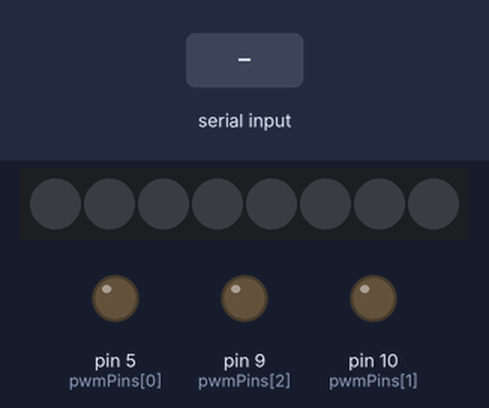
This sketch was run on a simulated Arduino Mega 2560, built with avr-gcc and run on an emulated ATmega2560. Shown: 8 RGB LEDs in strip order, left to right, output pins drawn as LEDs (lit = HIGH). The test bench sets the inputs (shaded band).

Above: at 1.2 s.
1.3 s: "90,45,200\n" received over Serial
At 2.59 s:
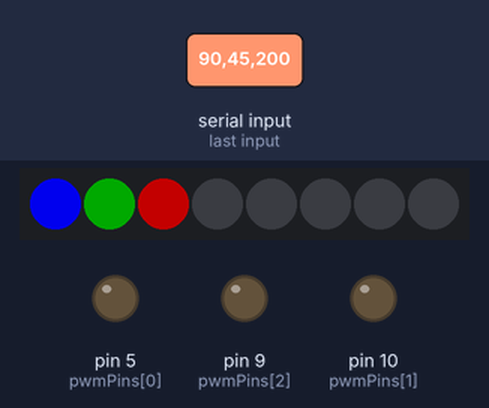
Timing chart, 0 to 9.9 s (numbered marks = the images above; inputs shaded):
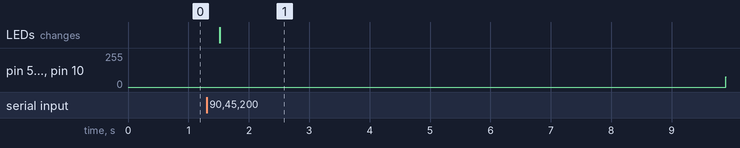

The sketch:

Arduino_PWM.ino
```cpp
#include <FastLED.h>

#define NUM_LEDS 8
#define LED_PIN 6
#define LED_TYPE WS2812
#define COLOR_ORDER GRB
#define BRIGHTNESS 255
CRGB led[NUM_LEDS];

static int order[4] = {0, 0, 0 };
int pwmPins[] = { 5, 10, 9 };
char inChar;
char inData[40];
char argFt[5];
char argSc[5];
char argTr[5];
int flag = 0;
byte incommingOrderFlag = 0;

void setup() {
  FastLED.addLeds<LED_TYPE, LED_PIN, COLOR_ORDER>(led, NUM_LEDS).setCorrection(TypicalLEDStrip);
  FastLED.setBrightness(BRIGHTNESS);
  pinMode(pwmPins[1], OUTPUT);
  pinMode(pwmPins[2], OUTPUT);
  pinMode(pwmPins[3], OUTPUT);
  Serial.begin(115200);
  LEDReset();
  setTimers();
  sei();
  analogWrite(pwmPins[1], 0);
  analogWrite(pwmPins[2], 0);
  analogWrite(pwmPins[3], 0);
}

void loop() {
  for (int idx = 0; idx < 255; idx++) {
    checkForSerial();
    //Serial.println(idx);
    for (int ledIdx = 0; ledIdx < 3; ledIdx++) {
      analogWrite(pwmPins[ledIdx],idx);
    }
    delay(5);
  }
  for (int idx = 255; idx > 0; idx--) {
    checkForSerial();
    //Serial.println(idx);
    for (int ledIdx = 0; ledIdx < 3; ledIdx++) {
      analogWrite(pwmPins[ledIdx],idx);
    }
    delay(5);
  }
}

void checkForSerial() {
  int index1 = 0;
  int index2 = 0;
  int index3 = 0;
  while (Serial.available() > 0) {
    inChar = Serial.read();
    if (inChar == ',') {
      flag++;
    }
    if (flag == 0) {
      argFt[index1] = inChar;
      index1++;
      argFt[index1] = '\0';
    }
    if ((flag == 1) && (index1 == 0)) {
      if (inChar != ',') {
        argSc[index2] = inChar;
        index2++;
        argSc[index2] = '\0';
      }
    }
    if ((flag == 2) && (index2 == 0)) {
      if (inChar != ',') {
        argTr[index3] = inChar;
        index3++;
        argTr[index3] = '\0';
      }
    }
    if (flag == 1) {
      index1 = 0;
    }
    if (flag == 2) {
      index2 = 0;
    }
    if (flag == 3) {
      index3 = 0;
    }
    incommingOrderFlag = 1;
  }
  if (flag == 2) {
    order[0] = atoi(argFt);
    order[1] = atoi(argSc);
    order[2] = atoi(argTr);
    flag = 0;
  }
  if (incommingOrderFlag == 1) {
    applyChanges();
    incommingOrderFlag = 0;
    order[0] = -1;
    order[1] = -1;
    order[2] = -1;
  }
}

int pwmPin(int k) {
  int pin = 0;
  if (k > 0 && k < 4) {
    k = k - 1;
    pin = pwmPins[k];
  } else {
    pin = 0;
  }
  return pin;
}

void LEDReset() {
  for (int i = 0; i < NUM_LEDS; i++) {
    led[i] = CRGB(0, 0, 0);
  }
  FastLED.show();
}

void applyChanges() {
  //  Serial.print("order[0] = ");
  //  Serial.print(order[0]);
  //  Serial.println("");
  //  Serial.print("order[1] = ");
  //  Serial.print(order[1]);
  //  Serial.println("");
  //  Serial.print("order[2] = ");
  //  Serial.print(order[2]);
  //  Serial.println("");
  for (byte i = 0; i < (sizeof(order) / sizeof(order[0])) - 1; i++) {
    if (order[i] >= 0 && order[i] <= 255) {
      //analogWrite(pwmPins[i], order[i]);
      setLEDS(i, order[i]);
    }
  }
  FastLED.show();
}

void setLEDS(int ledNum, int val) {
  ledNum = 2 - ledNum;
  switch (ledNum) {
    case 0:
      led[ledNum] = CRGB(0, 0, val);
      break;
    case 1:
      led[ledNum] = CRGB(0, val, 0);
      break;
    case 2:
      led[ledNum] = CRGB(val, 0, 0);
      break;
    default:
      break;
  }
}

void setTimers() {
  TCCR1A = 0;
  TCCR1B = 0;
  TCCR3A = 0;

  TCCR3A |= (1 << COM3A1);
  TCCR1A |= (1 << COM1A1) | (1 << COM1B1);
  OCR1B = 0;
  OCR1A = 0;
  OCR3A = 0;
  TCCR3A |= (1 << WGM10);
  TCCR3A |= (1 << WGM12) | (1 << CS12);
  TCCR1A |= (1 << WGM10);
  TCCR1B |= (1 << WGM12) | (1 << CS12);
}
```

Measured:
- after the input at 1.3 s, pin 5 (pwmPins[0]), pin 9 (pwmPins[2]), pin 10 (pwmPins[1]): stays 0/255 (without the input it goes to 146/255 after 2.0 s); the LEDs: change after 0.22 s (image 1)
